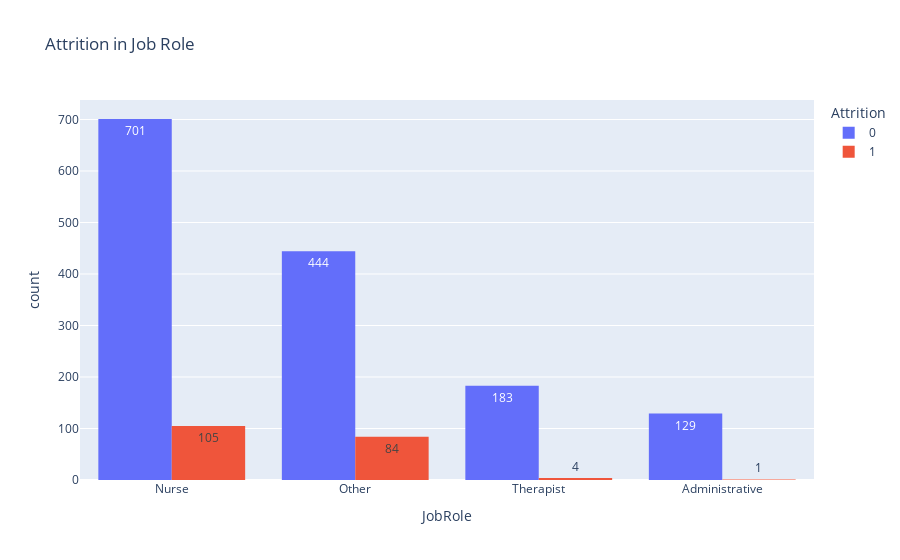

The notebook cell this image was saved under:
### Markdown cell above
Maternity Department is where occurs the high level of attrition.

### Code cell
px.histogram(watson_healthcare,x="JobRole",color="Attrition",
             barmode="group", text_auto="True",
             title = "Attrition in Job Role")

### Figure 1 — Plotly figure (JSON) as saved in the notebook; plotly's stock layout.template omitted (floating-point values rounded to 4 significant figures; data arrays with more than 128 entries replaced by an {"elided": "..."} marker saying what was removed)
{"data": [{"alignmentgroup": "True", "bingroup": "x", "hovertemplate": "Attrition=0<br>JobRole=%{x}<br>count=%{y}<extra></extra>", "legendgroup": "0", "marker": {"color": "#636efa", "pattern": {"shape": ""}}, "name": "0", "offsetgroup": "0", "orientation": "v", "showlegend": true, "texttemplate": "%{value:True}", "type": "histogram", "x": {"elided": "1457 str values"}, "xaxis": "x", "yaxis": "y"}, {"alignmentgroup": "True", "bingroup": "x", "hovertemplate": "Attrition=1<br>JobRole=%{x}<br>count=%{y}<extra></extra>", "legendgroup": "1", "marker": {"color": "#EF553B", "pattern": {"shape": ""}}, "name": "1", "offsetgroup": "1", "orientation": "v", "showlegend": true, "texttemplate": "%{value:True}", "type": "histogram", "x": {"elided": "194 str values"}, "xaxis": "x", "yaxis": "y"}], "layout": {"barmode": "group", "legend": {"title": {"text": "Attrition"}, "tracegroupgap": 0}, "title": {"text": "Attrition in Job Role"}, "xaxis": {"anchor": "y", "domain": [0, 1], "title": {"text": "JobRole"}}, "yaxis": {"anchor": "x", "domain": [0, 1], "title": {"text": "count"}}}}
